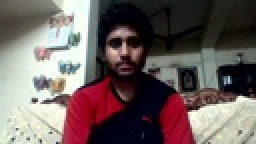
%> input picture Image Processing Assignment3&4/Image.jpg, 128 x 72 px, shrunk from 1280 x 720 before the run (shown 2 times larger)
$ octave Assignment3.m   (GNU Octave 9; MATLAB toolbox functions it lacks are replaced by stand-ins)
%> lines starting %> are read from the running program, lines starting %| are printed output that depends on the picture
### Image Processing Assignment3&4/colortogray.m
function output = colortogray(input)
    [x,y,~] = size(input);
    output = zeros(x,y,'uint8');
    for i = 1:x
        for j = 1:y
            output(i,j) = input(i,j,1)*0.2989+input(i,j,2)*0.5870+input(i,j,3)*0.114;
        end
    end


### Image Processing Assignment3&4/histtofreq.m
function output = histtofreq(input)
    [x,y,z] = size(input);
	if z == 3
		input = colortogray(input);
	end
    output = zeros(1,256,'uint64');
    for i = 1:x
        for j = 1:y
            output(input(i,j) + 1) = output(input(i,j) + 1) + 1;
        end
    end

### Image Processing Assignment3&4/entropyhist.m
function output = entropyhist(input)
    % [8 lines of commented-out code are left out]
    total = uint64(0);
    for i = 1:256
        total = total + input(i);
    end
    input = double(input);
    for i = 1:256
        input(i) = input(i)/double(total);
    end
    output = double(0);
    for i = 1:256
        if input(i)~=0
            output = output - input(i)*log2(input(i));
        end
    end

### Image Processing Assignment3&4/IGS.m
function IGS(input)
    a=double(input);
    [row,col]=size(a);
    temp = dec2bin(0,8);
    a1 = zeros(row, col, 'uint8');
    code = zeros(row, col, 'uint8');
    for x=1:1:row
        for y=1:1:col-1
            q=dec2bin(a(x,y),8);
            q1=[q(1) q(2) q(3) q(4)];
            a1(x,y)=bin2dec(q1);
            if a(x,y)>=240
                temp2=0;
            else
                temp1=[temp(5) temp(6) temp(7) temp(8)];
                temp2=bin2dec(temp1);
            end
            c=a(x,y+1)+temp2;
            c1=dec2bin(c,8);
            temp=c1;
            igs=[c1(1) c1(2) c1(3) c1(4)];
            code(x,y) = bin2dec(igs);
        end
    end
    subplot(2,2,1)
    imagesc(a)
    colormap(gray)
    title('Original image')

    subplot(2,2,2)
    imagesc(a1)
    colormap(gray)
    title('Image with lower 4 bits zero')

    subplot(2,2,3)
    imagesc(code)
    colormap(gray)
    title('IGS compressed image')

    imwrite(a1*17,'ImageWithoutLower4Bit.jpg');
    imwrite(code*17,'IGScompressedImage.jpg');

### Image Processing Assignment3&4/Assignment3.m
imdata = imread('Image.jpg');
%> imdata is the input picture: size 72x128x3 uint8; mean R, G, B 110.2, 97.1, 95.7
gydata = colortogray(imdata);
%> after the loop in colortogray, `for i = 1:x`:
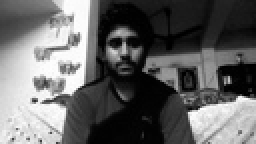
%> output: size 72x128 uint8 (shown 2 times larger); min 0, max 255, mean 100.9
B = reshape(gydata,1,[]);
ent = entropyhist(histtofreq(gydata));
%> after the loop in histtofreq, `for i = 1:x`: output = 256 values, max 348 at index 3, min 0 at index 256, mean 36
%> the loop in entropyhist, `for i = 1:256` made 256 passes
%> total on passes 1 to 3: 61, 268, 616
%> after the loop in entropyhist, `for i = 1:256`: total = 9216
%> in entropyhist, `input = double(input);`: input has the same summary as output in histtofreq
%> after the loop in entropyhist, `for i = 1:256`: input = 256 values, max 0.0378 at index 3, min 0 at index 256, mean 0.00391
%> the loop in entropyhist, `for i = 1:256` made 256 passes
%> output on passes 1 to 12: 0.0479, 0.171, 0.349, 0.516, 0.651, 0.751, 0.821, 0.878, 0.916, 0.943, 0.99, 1.03
%> after the loop in entropyhist, `for i = 1:256`: output = 7.56
%> ent = 7.56
disp(['Entropy of the image is:                     ',num2str(ent)]);
%| Entropy of the image is:                     7.564
IGS(gydata);
%> after the loop in IGS, `for x=1:1:row`:
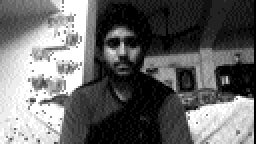
%> code: size 72x128 uint8 (shown 2 times larger); min 0, max 15, mean 6.12; drawn with min black and max white
%> after the loop in IGS, `for x=1:1:row`: temp1 = '0011'; temp2 = 3
%> in IGS, `imwrite(a1*17,'ImageWithoutLower4Bit.jpg');`:
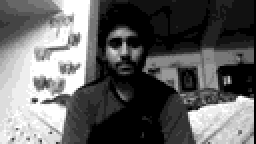
%> saved as ImageWithoutLower4Bit.jpg: size 72x128 uint8 (shown 2 times larger); min 0, max 255, mean 99.1
